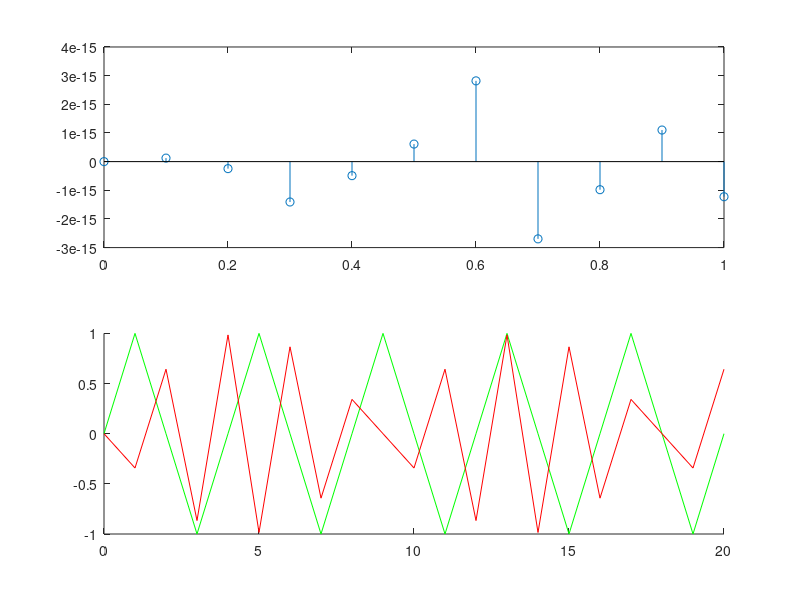

Reproduce this figure in MATLAB.
t = 0: 0.1 : 1;
f = 5;

xx = 2 * pi * f * t;
x = sin(2*pi*f*t);
subplot(2,1,1);
stem(t,x);

sf = 20;
n = 0 : 20;
temp = f / sf;
yy = 2*pi * (f/sf) * n;
y = sin(yy);


aF = 9;
ay = sin(2*pi*(f/aF) * n); 
subplot(2,1,2);
hold on
%plot(t,x);
plot(n,y,"green");
plot(n,ay, "red");
%stem(n,yy);
hold off